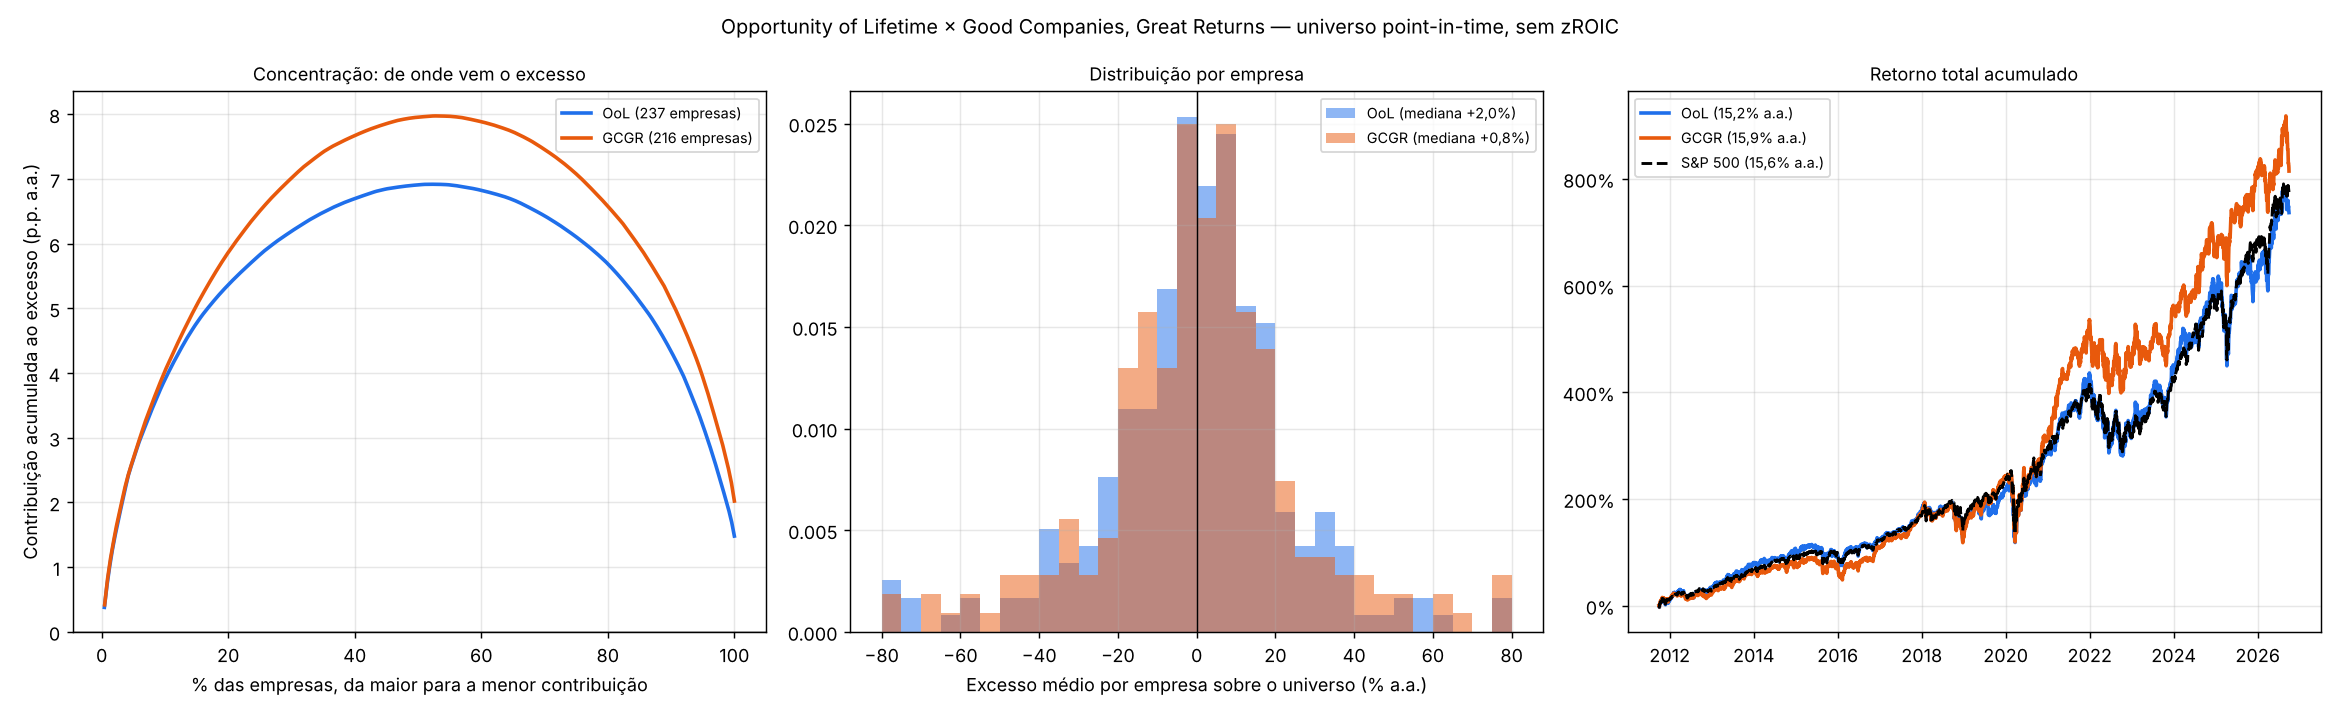

Reproduce this figure in Python.
"""Opportunity of Lifetime x Good Companies, Great Returns (sem zROIC, universo point-in-time, ROIC oficial, esboco 12%).
1. Diagnostico das 10 piores atribuicoes de cada classe: metricas na compra, o que aconteceu com lucro e multiplo.
2. Comparacao OoL x GCGR: perfil, distribuicao, concentracao, faixas de retorno esperado/ROIC/crescimento.
Saidas: backtest/ool_vs_gcgr.md, backtest/ool_vs_gcgr.png
Uso: python3 backtest/ool_vs_gcgr.py"""
import sys, pathlib
import numpy as np, pandas as pd
import matplotlib; matplotlib.use('Agg'); import matplotlib.pyplot as plt, matplotlib.ticker as mt
ROOT = pathlib.Path(__file__).parent
sys.path.insert(0, str(ROOT.parent)); sys.path.insert(0, str(ROOT))
from backtest import run_portfolio, stats, D  # noqa: E402
import validation_portfolios as vp  # noqa: E402
from validation_core import load_prices  # noqa: E402

OOL, GCGR = 'Opportunity of Lifetime', 'Good Companies, Great Returns'
SHORT = {OOL: 'OoL', GCGR: 'GCGR'}
pc = lambda x: '—' if pd.isna(x) else f'{x:.0%}'
pc1 = lambda x: '—' if pd.isna(x) else f'{x:.1%}'.replace('.', ',')
sg = lambda x: '—' if pd.isna(x) else f'{x:+.1%}'.replace('.', ',')
sg0 = lambda x: '—' if pd.isna(x) else f'{x:+.0%}'
sp = lambda x: '—' if pd.isna(x) else f'{x * 100:+.2f}'.replace('.', ',')
n1 = lambda x: '—' if pd.isna(x) else f'{x:.1f}'.replace('.', ',')
RY = [f'ry{i}' for i in range(1, 7)]; GY = [f'gy{i}' for i in range(1, 6)]


def main():
    f = pd.read_csv(D / 'val_features.csv', parse_dates=['date'])
    first = f[f.pit_member].groupby('date').size(); start = first[first >= 300].index.min()
    dates = sorted(d for d in f.date.unique() if d >= start)
    allf = f[f.date.isin(dates)].set_index(['date', 'ticker']).sort_index()  # para olhar o lucro depois da saida
    f = f[f.date.isin(dates) & f.pit_member].assign(zroic=0.0)
    adj = load_prices()['adj_close']
    u = pd.concat([pd.read_csv(D / 'universe.csv')[['ticker', 'name', 'sector']],
                   pd.read_csv(D / 'universe_pit_extra.csv').rename(columns={'sec_name': 'name'})[['ticker', 'name']]]).drop_duplicates('ticker').set_index('ticker')
    nm = lambda t: str(u['name'].get(t, t))
    sec = lambda t: u['sector'].get(t) if isinstance(u['sector'].get(t), str) else ''
    c = vp.classify(f, 'sketch', 'B')
    px = adj.reindex(pd.DatetimeIndex(dates), method='ffill'); fwd = px.shift(-1) / px - 1
    c['rq'] = [fwd.at[d, t] for d, t in zip(c.date, c.ticker)]
    c = c[c.date < dates[-1]].copy()
    uq = c[c.cat.notna()].groupby('date').rq.mean()
    c['ex'] = c.rq - c.date.map(uq); c['pe'] = c.price / c.eps.where(c.eps > 0)
    b1 = adj.reindex(pd.DatetimeIndex(dates) - pd.DateOffset(years=1), method='ffill').set_axis(pd.DatetimeIndex(dates))
    c['mom12'] = [px.at[d, t] / b1.at[d, t] - 1 for d, t in zip(c.date, c.ticker)]
    Y = (len(dates) - 1) / 4
    di = {d: i for i, d in enumerate(dates)}
    G = {}
    for cat in (OOL, GCGR):
        x = c[c.cat == cat].copy(); x['n'] = x.groupby('date').ticker.transform('size')
        x['exc'] = x.ex / x.n; G[cat] = x

    out = ['# Opportunity of Lifetime × Good Companies, Great Returns (EUA, point-in-time, sem zROIC)\n',
           '> ⚠️ **ROIC:** ROIC oficial (B com reserva em A); zROIC desligado; OoL a partir de ROIC 12%, ROIC médio 10–12%. '
           'O ROIC entra na classificação, no P/E justo e no retorno esperado: se ele estiver errado, o diagnóstico muda.\n',
           'Contribuição = excesso de cada ação sobre o universo ÷ nº de ações da classe no trimestre, somado e dividido pelos anos '
           f'({Y:.1f}). Lucro e P/L na compra e na saída (trimestre seguinte ao último na carteira): retorno de preço ≈ variação do lucro × variação do P/L.\n']

    # 1) diagnostico das 10 piores
    def stints(x):
        """sequencias consecutivas de trimestres na carteira"""
        x = x.sort_values('date'); k = x.date.map(di); grp = (k.diff() != 1).cumsum()
        return [g for _, g in x.groupby(grp)]

    for cat in (OOL, GCGR):
        x = G[cat]; a = x.groupby('ticker').exc.sum().sort_values()
        out += [f'## 1{"a" if cat == OOL else "b"}. As 10 piores atribuições da {cat}\n',
                '| # | Ticker | Empresa | Setor | Contribuição (p.p. a.a.) | Trim. | Períodos | Retorno no período | Universo no período | '
                'P/L na compra → saída | Lucro (EPS) na compra → saída | ROIC na compra (série 6 anos) | Cresc. EPS na compra (5 anos) | Retorno esperado | Alta 12m antes |',
                '|---|---|---|---|---|---|---|---|---|---|---|---|---|---|---|']
        for i, (t, v) in enumerate(a.head(10).items(), 1):
            y = x[x.ticker == t]
            per, rets, unis, pes, epss, ros, gro, exps, moms = [], [], [], [], [], [], [], [], []
            for s in stints(y):
                d0, d1 = s.date.iloc[0], s.date.iloc[-1]; dn = dates[di[d1] + 1]
                per.append(f'{d0:%m/%y}–{dn:%m/%y}')
                rets.append(sg0(np.prod(1 + s.rq) - 1)); unis.append(sg0(np.prod(1 + s.date.map(uq)) - 1))
                r0 = s.iloc[0]
                e1 = allf.eps.get((dn, t), np.nan); p1 = allf.price.get((dn, t), np.nan)
                pe1 = p1 / e1 if e1 and e1 > 0 else np.nan
                pes.append(f'{n1(r0.pe)} → {n1(pe1) if e1 > 0 else "neg."}')
                epss.append(f'{r0.eps:.2f} → sem dado (saiu do S&P 500)'.replace('.', ',', 1) if pd.isna(e1) else
                            f'{r0.eps:.2f} → {e1:.2f} ({sg0(e1 / r0.eps - 1) if r0.eps > 0 else "—"})'.replace('.', ','))
                ros.append(' / '.join(pc(v_) for v_ in r0[RY] if pd.notna(v_)))
                gro.append(' / '.join(pc(v_) for v_ in r0[GY] if pd.notna(v_)))
                exps.append(pc(r0.ret)); moms.append(sg0(r0.mom12))
            j = lambda L: '<br>'.join(L)
            out.append(f'| {i} | {t} | {nm(t)} | {sec(t)} | **{sp(v / Y)}** | {len(y)} | {j(per)} | {j(rets)} | {j(unis)} | {j(pes)} | {j(epss)} | '
                       f'{j(ros)} | {j(gro)} | {j(exps)} | {j(moms)} |')
        out.append('')

    # 2) comparacao
    def prof(x, nav):
        a = x.groupby('ticker').agg(exc=('exc', 'sum'), ex=('ex', 'mean')).sort_values('exc', ascending=False)
        s = stats(nav)
        return {'Retorno anual (carteira)': pc1(s['CAGR']), 'Volatilidade': pc1(s['Vol']), 'Pior queda': pc1(s['MaxDD']),
                'Ações por trimestre': f"{x.groupby('date').size().mean():.0f}", 'Empresas diferentes': f'{len(a)}',
                'Excesso médio por posição (a.a.)': sg(x.ex.mean() * 4), 'Excesso mediano por posição (a.a.)': sg(x.ex.median() * 4),
                '% posições acima do universo': pc(((x.ex) > 0).mean()), '% empresas com excesso > 0': pc((a.ex > 0).mean()),
                'Contribuição total ao excesso (p.p. a.a.)': sp(a.exc.sum() / Y), 'Contribuição das 10 maiores': sp(a.exc.head(10).sum() / Y),
                'Contribuição das 10 piores': sp(a.exc.tail(10).sum() / Y), 'Sem as 10 maiores': sp((a.exc.sum() - a.exc.head(10).sum()) / Y),
                'Sem as 10 maiores e as 10 piores': sp((a.exc.sum() - a.exc.head(10).sum() - a.exc.tail(10).sum()) / Y),
                'ROIC (mediana)': pc(x.roic.median()), 'Crescimento EPS 5a (mediana)': pc(x.growth.median()), 'P/L (mediana)': n1(x.pe.median()),
                'P/E justo (mediana)': n1(x.fair_pe.median()), 'Retorno esperado (mediana)': pc(x.ret.median()), 'Dividend yield (mediana)': pc1(x.dy.median()),
                'Alta 12m antes da compra (mediana)': sg0(x.mom12.median()), 'Trimestres seguidos na carteira (média por empresa)': n1(x.groupby('ticker').size().mean()),
                'Maior setor': f"{x.ticker.map(sec).replace('', np.nan).value_counts(normalize=True).index[0]} ({pc(x.ticker.map(sec).replace('', np.nan).value_counts(normalize=True).iloc[0])})"}
    navs = {k: run_portfolio({d: g.ticker.tolist() for d, g in G[k].groupby('date')}, adj, dates)[0] for k in G}
    P = {k: prof(G[k], navs[k]) for k in G}
    out += ['## 2. OoL × GCGR lado a lado\n', '| | Opportunity of Lifetime | Good Companies, Great Returns |', '|---|---|---|']
    out += [f'| {k} | {P[OOL][k]} | {P[GCGR][k]} |' for k in P[OOL]]

    # defeitos da GCGR
    g = G[GCGR]; flaw = g.code.map(lambda s: next((i for i in range(4) if s[i] != 'HOGNG'[i]), -1))
    FL = {0: 'Crescimento médio (6–15%)', 1: 'Crescimento instável (zGrowth ≥ 2,93)', 2: 'ROIC médio (10–12%)'}
    out += ['', '### GCGR por motivo de ter ficado fora da OoL\n', '| Motivo | Peso na GCGR | Excesso médio a.a. | Mediana | Contribuição ao excesso da GCGR | Sem as 5 maiores | Maiores | Piores |',
            '|---|---|---|---|---|---|---|---|']
    for k, v in FL.items():
        y = g[flaw == k]; a = y.groupby('ticker').exc.sum().sort_values(ascending=False)
        out.append(f'| {v} | {pc(len(y) / len(g))} | {sg(y.ex.mean() * 4)} | {sg(y.ex.median() * 4)} | {sp(a.sum() / Y)} | {sp((a.sum() - a.head(5).sum()) / Y)} | '
                   f"{', '.join(a.head(5).index)} | {', '.join(a.tail(5).index[::-1])} |")
    # faixas
    out += ['', '### Excesso mediano por faixa (a.a.)\n', '| Variável | Faixa | OoL: posições | OoL: média | OoL: mediana | GCGR: posições | GCGR: média | GCGR: mediana |',
            '|---|---|---|---|---|---|---|---|']
    BINS = {'Retorno esperado': ('ret', [-1, .3, .4, .5, .75, 1, 100], ['< 30%', '30–40%', '40–50%', '50–75%', '75–100%', '> 100%']),
            'ROIC': ('roic', [-1, .15, .2, .3, .5, 100], ['< 15%', '15–20%', '20–30%', '30–50%', '> 50%']),
            'Crescimento EPS': ('growth', [-1, .1, .15, .3, .5, 1, 100], ['< 10%', '10–15%', '15–30%', '30–50%', '50–100%', '> 100%']),
            'Alta 12m antes': ('mom12', [-10, 0, .2, .5, 100], ['< 0%', '0–20%', '20–50%', '> 50%'])}
    for name, (col, bins, labs) in BINS.items():
        for lab in labs:
            row = [name, lab]
            for k in (OOL, GCGR):
                x = G[k]; m = pd.cut(x[col], bins, labels=labs) == lab; y = x[m]
                row += [str(len(y)), sg(y.ex.mean() * 4) if len(y) >= 30 else '—', sg(y.ex.median() * 4) if len(y) >= 30 else '—']
            out.append('| ' + ' | '.join(row) + ' |')

    # graficos
    fig, ax = plt.subplots(1, 3, figsize=(18, 5.5), dpi=130)
    col = {OOL: '#1f6feb', GCGR: '#e8590c'}
    for k in G:
        a = G[k].groupby('ticker').exc.sum().sort_values(ascending=False) / Y * 100
        ax[0].plot(np.arange(1, len(a) + 1) / len(a) * 100, a.cumsum().values, color=col[k], lw=2, label=f'{SHORT[k]} ({len(a)} empresas)')
        e = G[k].groupby('ticker').ex.mean() * 400
        ax[1].hist(e.clip(-80, 80), bins=32, range=(-80, 80), alpha=.5, color=col[k], label=f'{SHORT[k]} (mediana {e.median():+.1f}%)'.replace('.', ','), density=True)
        n = navs[k]; ax[2].plot(n.index, (n - 1) * 100, color=col[k], lw=2, label=f'{SHORT[k]} ({pc1(stats(n)["CAGR"])} a.a.)')
    spy = adj['SPY'].loc[dates[0]:dates[-1]]; spy = spy / spy.iloc[0]
    ax[2].plot(spy.index, (spy - 1) * 100, color='black', ls='--', lw=1.6, label=f'S&P 500 ({pc1(stats(spy)["CAGR"])} a.a.)')
    ax[0].axhline(0, color='black', lw=.8); ax[0].set_xlabel('% das empresas, da maior para a menor contribuição'); ax[0].set_ylabel('Contribuição acumulada ao excesso (p.p. a.a.)')
    ax[0].set_title('Concentração: de onde vem o excesso', fontsize=10)
    ax[1].axvline(0, color='black', lw=.8); ax[1].set_xlabel('Excesso médio por empresa sobre o universo (% a.a.)'); ax[1].set_title('Distribuição por empresa', fontsize=10)
    ax[2].yaxis.set_major_formatter(mt.FuncFormatter(lambda v, _: f'{v:,.0f}%'.replace(',', '.'))); ax[2].set_title('Retorno total acumulado', fontsize=10)
    for a_ in ax: a_.grid(alpha=.3); a_.legend(fontsize=8)
    fig.suptitle('Opportunity of Lifetime × Good Companies, Great Returns — universo point-in-time, sem zROIC', fontsize=11)
    fig.tight_layout(); fig.savefig(ROOT / 'ool_vs_gcgr.png'); plt.close(fig)
    (ROOT / 'ool_vs_gcgr.md').write_text('\n'.join(out))
    print('\n'.join(out))


if __name__ == '__main__':
    main()
